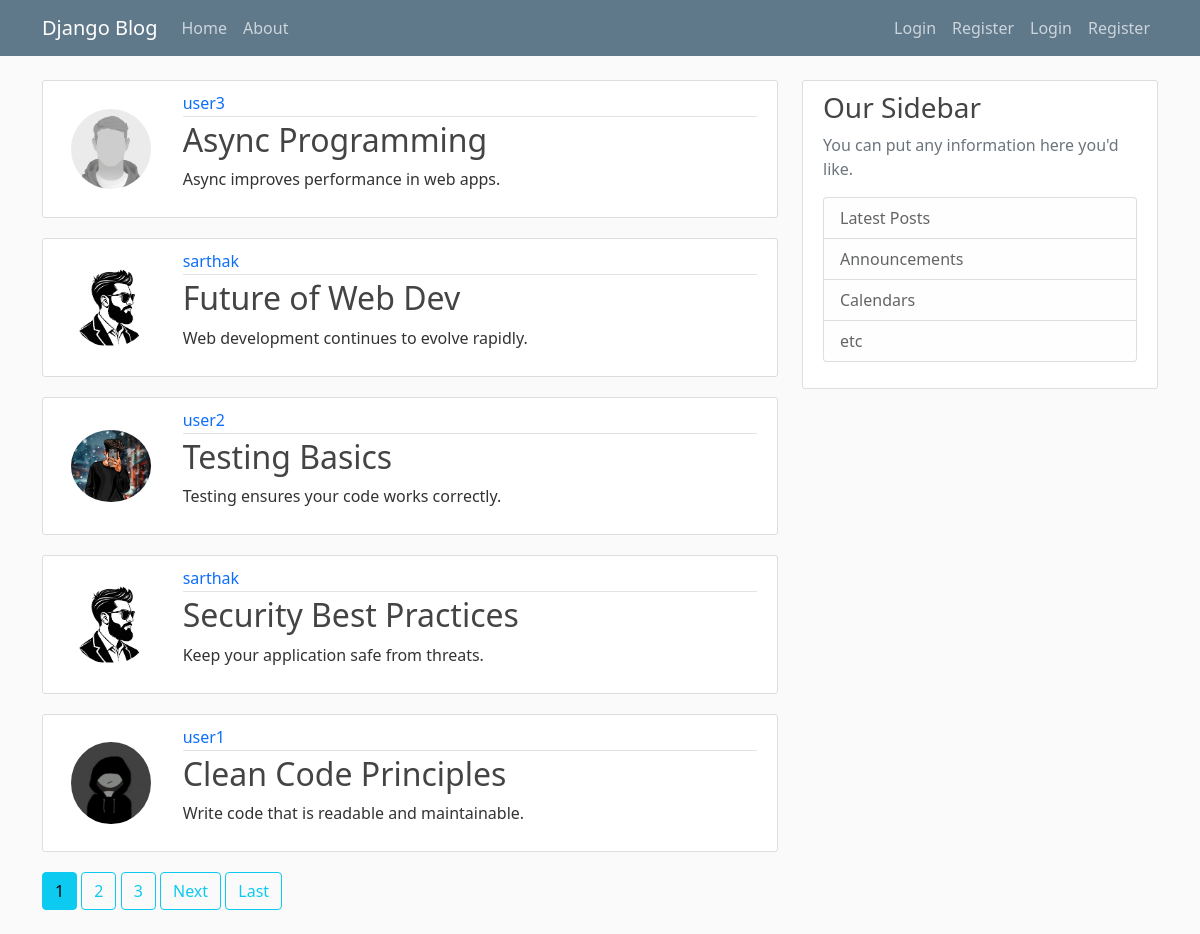
The page / on the database its author committed.
### blogapp/models.py (models this page shows, shortened)
class Posts(models.Model):
    title = models.CharField(max_length=100)
    content = models.TextField()
    data_posted = models.DateTimeField(default=timezone.now)
    author = models.ForeignKey(User,on_delete=models.CASCADE)

### users/models.py (models this page shows, shortened)
class Profile(models.Model):
    user = models.OneToOneField(User, on_delete=models.CASCADE)
    image = models.ImageField(default='default.jpeg',upload_to='profile_pics')

### blogapp/views.py (the view)
# urls.py: path('', PostListView.as_view(),name='blog-home'),
class PostListView(ListView):
    model = Posts
    template_name = 'blogapp/home.html'
    context_object_name = 'posts'
    ordering = ['-data_posted']
    paginate_by = 5

### blogapp/templates/blogapp/home.html (shortened to what this page needs)
{% extends 'blogapp/base.html' %}
{% block content %}
{% for post in posts %}
<article class="media content-section">
    <div class="row">
        <div class="col-md-2 d-flex align-items-center justify-content-center">
            <img class="col-md-10 rounded-circle" src="{{ post.author.profile.image.url }}" />
        </div>
        <div class="media-body col-md-10">
            <div class="article-metadata">
                <a class="mr-2 text-decoration-none" href="{% url 'user-posts' post.author.username %}">{{ post.author}}</a>
            </div>
            <h2>
                <a class="article-title text-decoration-none" href=" {% url 'post-detail' post.id %}">{{ post.title}}</a>
            </h2>
            <p class="article-content">{{ post.content }}</p>
        </div>
    </div>
</article>
{% endfor %}
{% if is_paginated %}
{% for num in page_obj.paginator.page_range %}
{% if page_obj.number == num %}
<a href="?page={{ num }}" class="btn btn-info mb-4">{{ num }}</a>
{% elif num > page_obj.number|add:'-3' and num < page_obj.number|add:'3' %}
<a href="?page={{ num }}" class="btn btn-outline-info mb-4">{{ num }}</a>
    {% endif %}
    {% endfor %}
    {% if page_obj.has_next %}
    <a href="?page={{ page_obj.next_page_number }}" class="btn btn-outline-info mb-4">Next</a>
    <a href="?page={{ page_obj.paginator.num_pages }}" class="btn btn-outline-info mb-4">Last</a>
    {% endif %}
    {% endif %}
    {% endblock content%}

### blogapp/templates/blogapp/base.html (shortened to what this page needs)
{% load static %}
<!DOCTYPE html>
<html>
<head>
    <link href="https://cdn.jsdelivr.net/npm/bootstrap@5.0.2/dist/css/bootstrap.min.css" rel="stylesheet"
>
    <link rel="stylesheet" href="{% static 'blogapp/main.css' %}">
</head>
<body>
    <header class="site-header">
        <nav class="navbar navbar-expand-md navbar-dark bg-steel fixed-top">
            <div class="container">
                <a class="navbar-brand mr-4" href="{% url 'blog-home' %}">Django Blog</a>
                <div class="collapse navbar-collapse" id="navbarToggle">
                    <div class="navbar-nav mr-auto">
                        <a class="nav-item nav-link" href="{% url 'blog-home' %}">Home</a>
                        <a class="nav-item nav-link" href="{% url 'blog-about' %}">About</a>
                    </div>
                    <div class="navbar-nav ms-auto">
                        {% if user.is_authenticated %}
                        <a class="nav-item nav-link" href="{%url 'post-create' %}">New Post</a>
                        <a class="nav-item nav-link" href="{% url 'profile' %}">Profile</a>
                        <form method="post" action="{% url 'logout' %}">
                            {% csrf_token %}
                            <button class="btn nav-item nav-link" type="submit">logout</button>
                        </form>
                        {% else %}
                        <a class="nav-item nav-link" href="{% url 'login' %}">Login</a>
                        <a class="nav-item nav-link" href="{% url 'register' %}">Register</a>
                        {% endif %}
                        <a class="nav-item nav-link" href="{% url 'login' %}">Login</a>
                        <a class="nav-item nav-link" href="{% url 'register' %}">Register</a>
                    </div>
                </div>
            </div>
        </nav>
    </header>
    <main role="main" class="container">
        <div class="row">
            <div class="col-md-8">
                {% block content %}{% endblock %}
            </div>
            <div class="col-md-4">
                <div class="content-section">
                    <h3>Our Sidebar</h3>
                    <p class='text-muted'>You can put any information here you'd like.
                    <ul class="list-group">
                        <li class="list-group-item list-group-item-light">Latest Posts</li>
                        <li class="list-group-item list-group-item-light">Announcements</li>
                        <li class="list-group-item list-group-item-light">Calendars</li>
                        <li class="list-group-item list-group-item-light">etc</li>
                    </ul>
                    </p>
                </div>
            </div>
        </div>
    </main>
</body>
</html>

### blogapp/static/blogapp/main.css (style rules this page uses)
body { background: #fafafa; color: #333333; margin-top: 5rem; }
h1, h2, h3, h4, h5, h6 { color: #444444; }
ul { margin: 0; }
.bg-steel { background-color: #5f788a; }
.site-header .navbar-nav .nav-link { color: #cbd5db; }
.content-section { background: #ffffff; padding: 10px 20px; border: 1px solid #dddddd; border-radius: 3px; margin-bottom: 20px; }
.article-title { color: #444444; }
.article-content { white-space: pre-line; }
.article-metadata { padding-bottom: 1px; margin-bottom: 4px; border-bottom: 1px solid #e3e3e3; }

### rows shown on the page
Posts: author.profile.image (placeholder picture), author "user3", title "Async Programming", content "Async improves performance in web apps."
Posts: author.profile.image (picture), author "sarthak", title "Future of Web Dev", content "Web development continues to evolve rapidly."
Posts: author.profile.image (picture), author "user2", title "Testing Basics", content "Testing ensures your code works correctly."
Posts: author.profile.image (picture), author "sarthak", title "Security Best Practices", content "Keep your application safe from threats."
Posts: author.profile.image (picture), author "user1", title "Clean Code Principles", content "Write code that is readable and maintainable."

### other values the page prints
{{ num }} "1"
{{ num }} "2" "3"
